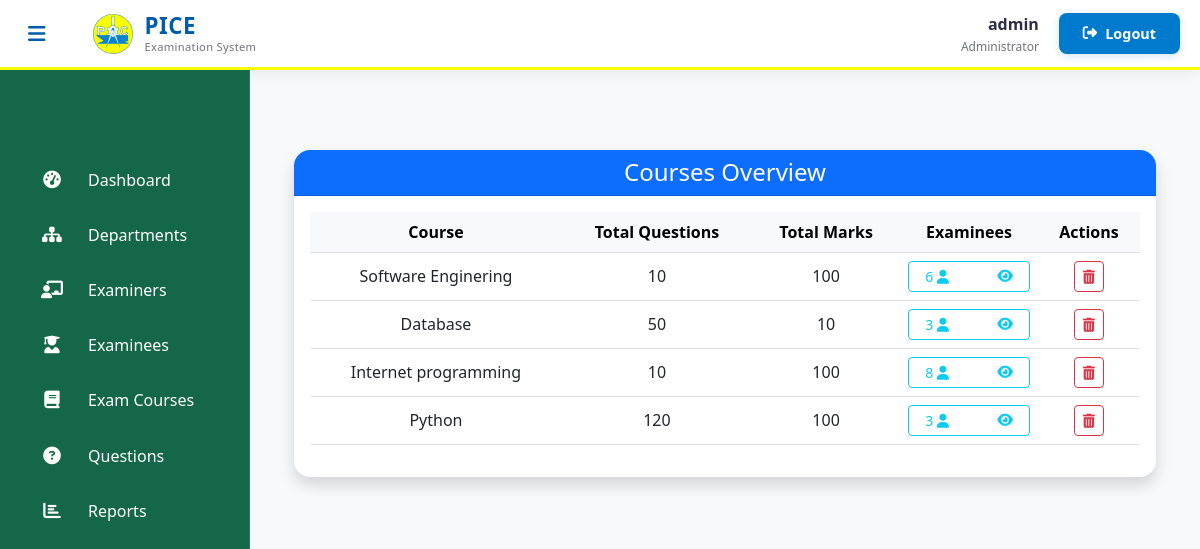
The app's page /admin-view-course (signed in), older data.
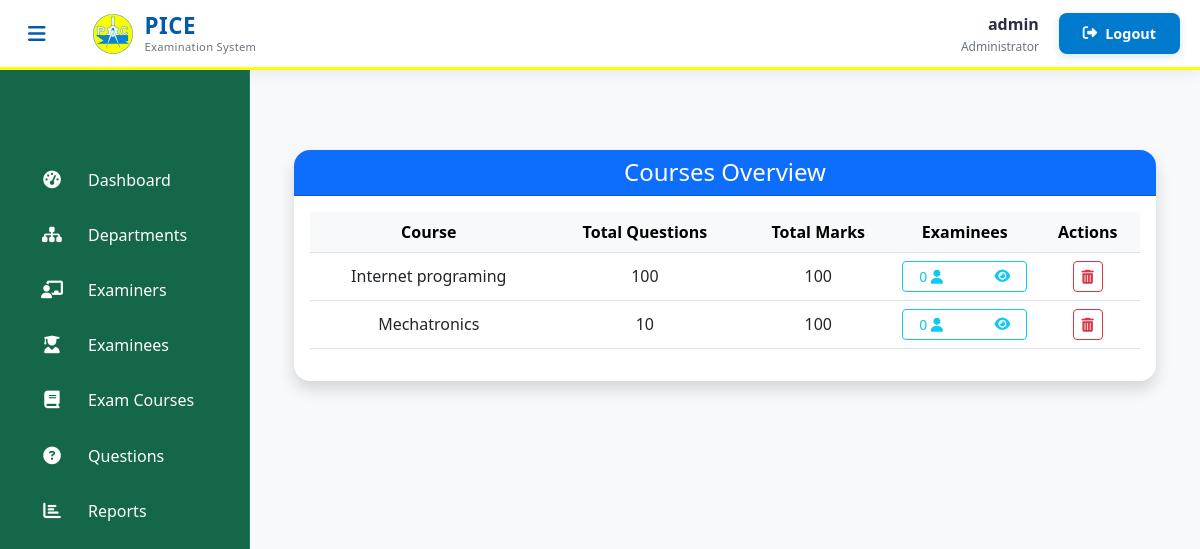
The same page, newer data.
### exam/models.py (models this page shows, shortened)
class Course(models.Model):
    course_name = models.CharField(max_length=50)
    question_number = models.PositiveIntegerField()
    total_marks = models.PositiveIntegerField(default=100)
    given_time = models.PositiveIntegerField(default=60)
    department = models.ForeignKey(Department, on_delete=models.CASCADE, related_name='course_set')

### exam/views.py (the view)
# urls.py: path('admin-view-course', views.admin_view_course_view,name='admin-view-course'),
@login_required(login_url='adminlogin')
def admin_view_course_view(request):
    courses = models.Course.objects.annotate(examinee_count=Count('result'))
    return render(request,'exam/admin_view_course.html',{'courses':courses})

### templates/exam/admin_view_course.html
{% extends 'exam/adminbase.html' %}
{% load static %}
{% block content %}
<div class="container py-5">
  <div class="card shadow rounded-4 border-0">
    <div class="card-header bg-primary text-white rounded-top-4">
      <h4 class="mb-0 text-center">Courses Overview</h4>
    </div>
    <div class="card-body">
      <div class="table-responsive">
        <table class="table table-hover align-middle text-center">
          <thead class="table-light">
            <tr>
              <th scope="col">Course</th>
              <th scope="col">Total Questions</th>
              <th scope="col">Total Marks</th>
              <th scope="col">Examinees</th>
              <th scope="col">Actions</th>
            </tr>
          </thead>
          <tbody>
            {% for t in courses %}
              <tr>
                <td>{{ t.course_name }}</td>
                <td>{{ t.question_number }}</td>
                <td>{{ t.total_marks }}</td>
                <td>
                  <a href="{% url 'admin-view-examinees' t.id %}"
                     class="btn btn-outline-info btn-sm d-flex justify-content-between align-items-center px-3">
                    <span>{{ t.result_set.count }} <i class="fas fa-user"></i></span>
                    <i class="fas fa-eye"></i>
                  </a>
                </td>
                <td>
                  <a href="{% url 'delete-course' t.id %}"
                     class="btn btn-outline-danger btn-sm"
                     title="Delete Course">
                    <i class="fas fa-trash-alt"></i>
                  </a>
                </td>
              </tr>
            {% empty %}
              <tr>
                <td colspan="5" class="text-muted">No courses available.</td>
              </tr>
            {% endfor %}
          </tbody>
        </table>
      </div>
    </div>
  </div>
</div>
{% endblock content %}

Row changes from the older to the newer data that the page shows:
removed Course: course_name "Software Enginering", question_number "10", total_marks "100", result_set.count "6"
removed Course: course_name "Database", question_number "50", total_marks "10", result_set.count "3"
removed Course: course_name "Internet programming", question_number "10", total_marks "100", result_set.count "8"
removed Course: course_name "Python", question_number "120", total_marks "100", result_set.count "3"
added Course: course_name "Internet programing", question_number "100", total_marks "100", result_set.count "0"
added Course: course_name "Mechatronics", question_number "10", total_marks "100", result_set.count "0"
